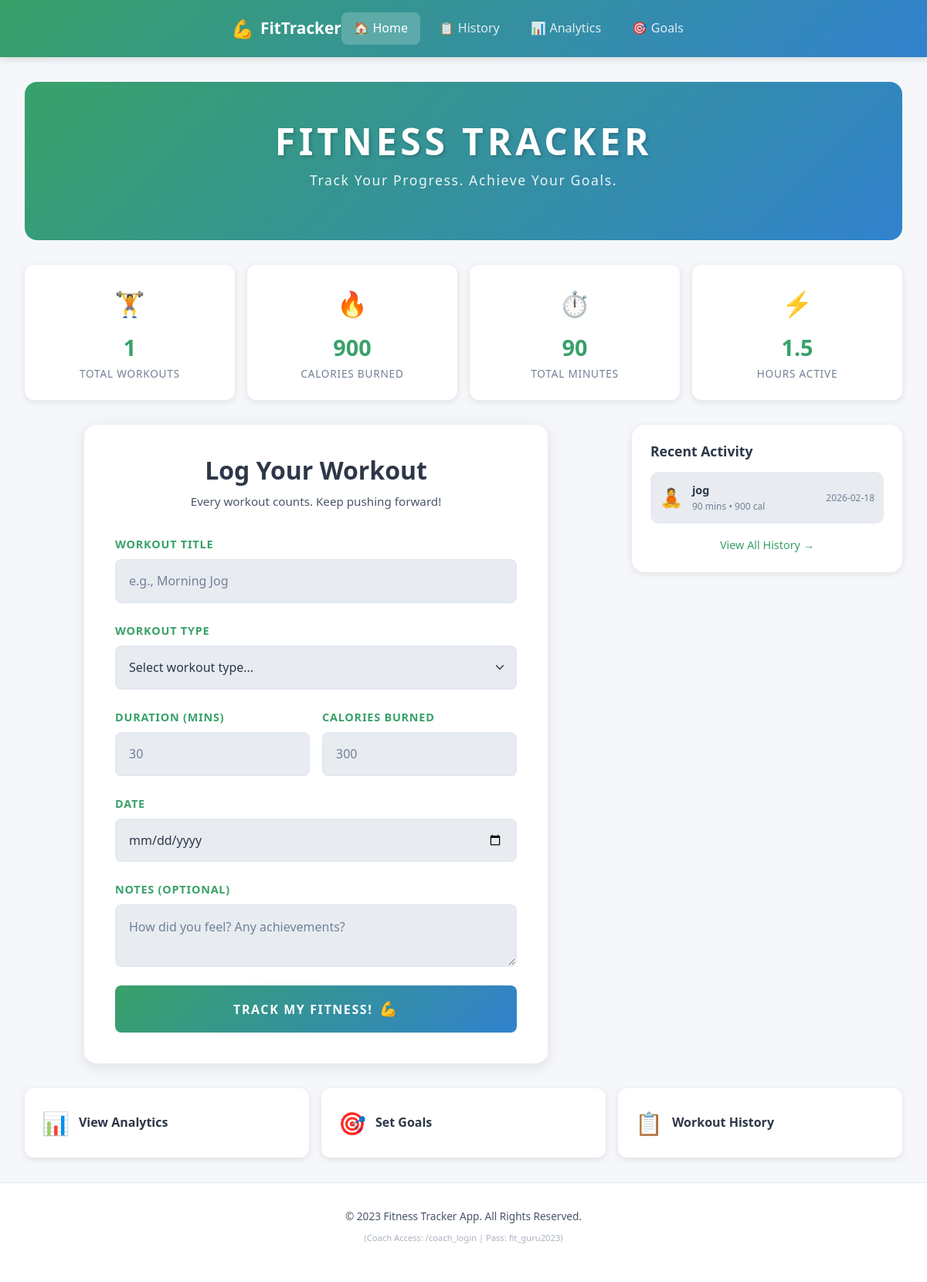
The page / on the database its author committed.
### tables this page shows
CREATE TABLE workouts (
            id INTEGER PRIMARY KEY AUTOINCREMENT,
            workout_title TEXT NOT NULL,
            workout_type TEXT NOT NULL,
            duration INTEGER NOT NULL,
            calories_burned INTEGER NOT NULL,
            workout_date DATE NOT NULL,
            status TEXT DEFAULT 'Pending Review',
            notes TEXT DEFAULT '',
            created_at TIMESTAMP DEFAULT CURRENT_TIMESTAMP
        );

### app.py (the view, shortened to what this page needs)
@app.route('/', methods=['GET', 'POST'])
def front_stage():
    conn = get_db()
    stats = {
        'total_workouts': conn.execute('SELECT COUNT(*) FROM workouts').fetchone()[0],
        'total_calories': conn.execute('SELECT COALESCE(SUM(calories_burned), 0) FROM workouts').fetchone()[0],
        'total_minutes': conn.execute('SELECT COALESCE(SUM(duration), 0) FROM workouts').fetchone()[0],
        'recent_workouts': conn.execute('SELECT * FROM workouts ORDER BY workout_date DESC LIMIT 5').fetchall()
    }
    conn.close()
    return render_template('front_stage.html', stats=stats)

### app.py (called while the page is built)
def get_db():
    conn = sqlite3.connect(DATABASE)
    conn.row_factory = sqlite3.Row
    return conn

### templates/front_stage.html (shortened to what this page needs)
{% extends 'base.html' %}
{% block content %}
<div class="hero-section">
    <div class="fitness-logo">
        <h1 class="main-title">FITNESS TRACKER</h1>
        <p class="tagline">Track Your Progress. Achieve Your Goals.</p>
    </div>
</div>
<div class="stats-overview">
    <div class="stat-card">
        <div class="stat-icon">🏋️</div>
        <div class="stat-value">{{ stats.total_workouts }}</div>
        <div class="stat-label">Total Workouts</div>
    </div>
    <div class="stat-card">
        <div class="stat-icon">🔥</div>
        <div class="stat-value">{{ "{:,}".format(stats.total_calories) }}</div>
        <div class="stat-label">Calories Burned</div>
    </div>
    <div class="stat-card">
        <div class="stat-icon">⏱️</div>
        <div class="stat-value">{{ stats.total_minutes }}</div>
        <div class="stat-label">Total Minutes</div>
    </div>
    <div class="stat-card">
        <div class="stat-icon">⚡</div>
        <div class="stat-value">{{ (stats.total_minutes / 60) | round(1) }}</div>
        <div class="stat-label">Hours Active</div>
    </div>
</div>
<div class="page-grid">
    <div class="submission-container">
        <div class="form-header">
            <h2>Log Your Workout</h2>
            <p class="form-subtitle">Every workout counts. Keep pushing forward!</p>
        </div>
        <form method="POST" class="workout-form">
            <div class="form-group">
                <label for="workout_title" class="form-label">Workout Title</label>
                <input type="text"
                       class="form-control fitness-input"
                       id="workout_title"
                       name="workout_title"
                       placeholder="e.g., Morning Jog"
                       required>
            </div>
            <div class="form-group">
                <label for="workout_type" class="form-label">Workout Type</label>
                <select class="form-select fitness-input" id="workout_type" name="workout_type" required>
                    <option value="" disabled selected>Select workout type...</option>
                </select>
            </div>
            <div class="form-row">
                <div class="form-group half">
                    <label for="duration" class="form-label">Duration (mins)</label>
                    <input type="number"
                           class="form-control fitness-input"
                           id="duration"
                           name="duration"
                           placeholder="30"
                           min="1"
                           required>
                </div>
                <div class="form-group half">
                    <label for="calories_burned" class="form-label">Calories Burned</label>
                    <input type="number"
                           class="form-control fitness-input"
                           id="calories_burned"
                           name="calories_burned"
                           placeholder="300"
                           min="0"
                           required>
                </div>
            </div>
            <div class="form-group">
                <label for="workout_date" class="form-label">Date</label>
                <input type="date"
                       class="form-control fitness-input"
                       id="workout_date"
                       name="workout_date"
                       required>
            </div>
            <div class="form-group">
                <label for="notes" class="form-label">Notes (Optional)</label>
                <textarea class="form-control fitness-input"
                          id="notes"
                          name="notes"
                          rows="2"
                          placeholder="How did you feel? Any achievements?"></textarea>
            </div>
            <button type="submit" class="btn btn-submit">
                <span class="btn-text">Track My Fitness!</span>
                <span class="btn-icon">💪</span>
            </button>
        </form>
    </div>
    <div class="recent-workouts-card">
        <h3 class="card-title">Recent Activity</h3>
        {% if stats.recent_workouts %}
            <div class="recent-list">
                {% for workout in stats.recent_workouts %}
                <div class="recent-item">
                    <div class="recent-icon">
                        {% if workout.workout_type == 'Cardio' %}🏃
                        {% elif workout.workout_type == 'Strength' %}💪
                        {% elif workout.workout_type == 'Yoga' %}🧘
                        {% elif workout.workout_type == 'HIIT' %}⚡
                        {% elif workout.workout_type == 'Swimming' %}🏊
                        {% elif workout.workout_type == 'Cycling' %}🚴
                        {% else %}🏋️{% endif %}
                    </div>
                    <div class="recent-details">
                        <div class="recent-title">{{ workout.workout_title }}</div>
                        <div class="recent-meta">{{ workout.duration }} mins • {{ workout.calories_burned }} cal</div>
                    </div>
                    <div class="recent-date">{{ workout.workout_date }}</div>
                </div>
                {% endfor %}
            </div>
            <a href="{{ url_for('workout_history') }}" class="view-all-link">View All History →</a>
        {% else %}
            <div class="empty-recent">
                <p>No workouts logged yet. Start your fitness journey today!</p>
            </div>
        {% endif %}
    </div>
</div>
<div class="quick-links">
    <a href="{{ url_for('analytics') }}" class="quick-link-card">
        <span class="ql-icon">📊</span>
        <span class="ql-text">View Analytics</span>
    </a>
    <a href="{{ url_for('goals') }}" class="quick-link-card">
        <span class="ql-icon">🎯</span>
        <span class="ql-text">Set Goals</span>
    </a>
    <a href="{{ url_for('workout_history') }}" class="quick-link-card">
        <span class="ql-icon">📋</span>
        <span class="ql-text">Workout History</span>
    </a>
</div>
{% endblock %}

### rows shown on the page
workouts: workout_title "jog", duration "90", calories_burned "900", workout_date "2026-02-18"

### other values the page prints
{{ stats.total_workouts }} "1"
{{ "{:,}".format(stats.total_calories) }} "900"
{{ stats.total_minutes }} "90"
{{ (stats.total_minutes / 60) | round(1) }} "1.5"
